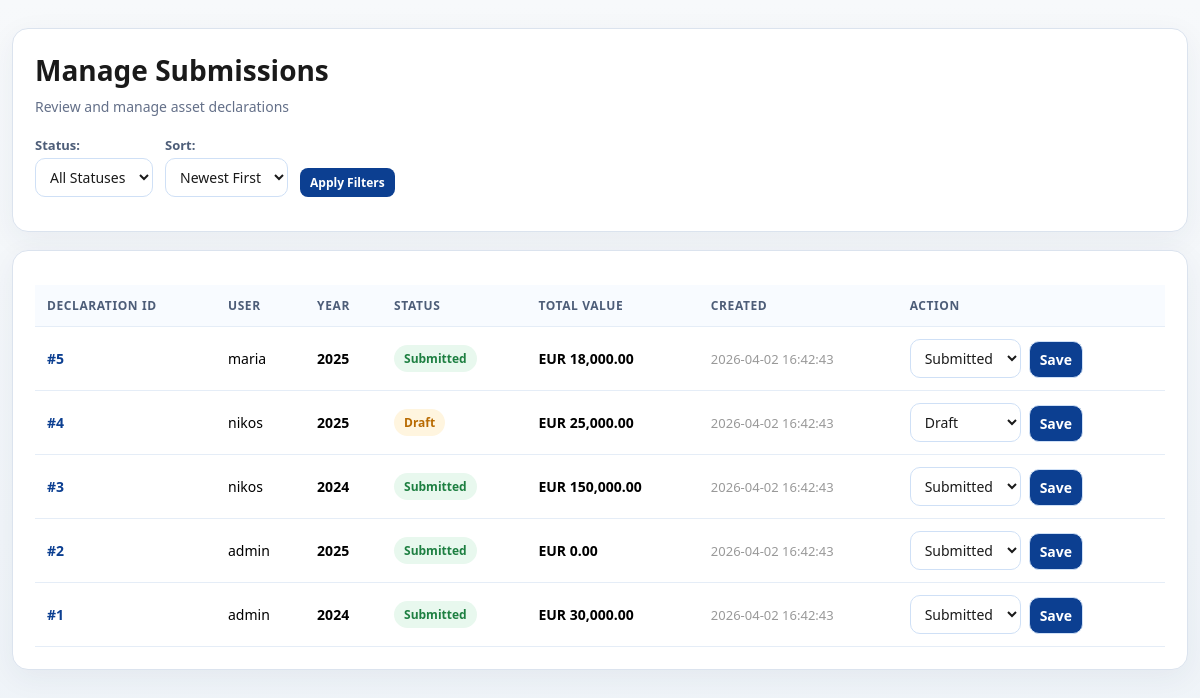
The page /admin/manage_submissions.php (signed in) on the database its author committed.
### tables this page shows
CREATE TABLE declarations (
    id INT AUTO_INCREMENT PRIMARY KEY,
    user_id INT DEFAULT NULL,
    politician_id INT DEFAULT NULL,
    title VARCHAR(150) DEFAULT NULL,
    details TEXT DEFAULT NULL,
    year YEAR NOT NULL,
    status ENUM('draft', 'submitted') DEFAULT 'draft',
    created_at TIMESTAMP DEFAULT CURRENT_TIMESTAMP,
    FOREIGN KEY (user_id) REFERENCES users(id) ON DELETE SET NULL,
    FOREIGN KEY (politician_id) REFERENCES politicians(id) ON DELETE CASCADE
);

### admin/manage_submissions.php (the view, shortened to what this page needs)
<?php
require_once __DIR__ . '/../includes/db.php';
$status = trim($_GET['status'] ?? '');
$status = in_array($status, ['draft', 'submitted'], true) ? $status : '';
$order = trim($_GET['order'] ?? 'newest');
$orderMode = $order === 'oldest' ? 'oldest' : 'newest';
$stmt = $pdo->prepare(
    'SELECT d.id, d.year, d.status, d.created_at, u.username, COALESCE(SUM(a.value),0) AS total
     FROM declarations d
     INNER JOIN politicians p ON p.id = d.politician_id
     INNER JOIN users u ON u.id = p.user_id
     LEFT JOIN assets a ON a.declaration_id = d.id
     WHERE (:has_status = 0 OR d.status = :status)
     GROUP BY d.id, d.year, d.status, d.created_at, u.username
     ORDER BY
       CASE WHEN :order_mode = "oldest" THEN d.created_at END ASC,
       CASE WHEN :order_mode = "newest" THEN d.created_at END DESC,
       CASE WHEN :order_mode = "oldest" THEN d.id END ASC,
       CASE WHEN :order_mode = "newest" THEN d.id END DESC
        '
);
$stmt->execute([
    'has_status' => $status === '' ? 0 : 1,
    'status' => $status === '' ? 'draft' : $status,
    'order_mode' => $orderMode,
]);
$rows = $stmt->fetchAll();
function esc(string $v): string { return htmlspecialchars($v, ENT_QUOTES, 'UTF-8'); }
?>
<!doctype html><html lang="en"><head><meta charset="UTF-8"><meta name="viewport" content="width=device-width, initial-scale=1.0"><title>Manage Submissions</title><link rel="stylesheet" href="../assets/css/admin.css"></head><body>
<main class="page-wrap">
<section class="card">
<div class="card-header">
    <h1>Manage Submissions</h1>
    <p class="card-subtitle">Review and manage asset declarations</p>
</div>
<form method="GET" class="filter-bar">
    <div class="filter-group">
        <label for="status-filter">Status:</label>
        <select id="status-filter" name="status">
            <option value="">All Statuses</option>
        </select>
    </div>
    <div class="filter-group">
        <label for="order-filter">Sort:</label>
        <select id="order-filter" name="order">
            <option value="newest" <?= $order === 'newest' ? 'selected' : '' ?>>Newest First</option>
        </select>
    </div>
    <button type="submit" class="btn btn-sm btn-primary">Apply Filters</button>
</form>
</section>
<section class="card">
<div class="table-wrap">
<table class="data-table">
<thead><tr><th>Declaration ID</th><th>User</th><th>Year</th><th>Status</th><th>Total Value</th><th>Created</th><th>Action</th></tr></thead><tbody>
<?php if (count($rows) === 0): ?>
    <tr><td colspan="7" class="text-center text-muted">No submissions found</td></tr>
<?php else: ?>
    <?php foreach ($rows as $row): ?>
    <tr>
    <td><a href="../modules/declaration.php?id=<?= (int)$row['id'] ?>" class="link-primary"><strong>#<?= (int)$row['id'] ?></strong></a></td>
    <td><?= esc((string)$row['username']) ?></td>
    <td><strong><?= esc((string)$row['year']) ?></strong></td>
    <td><span class="status-badge status-<?= strtolower($row['status']) ?>"><?= ucfirst(esc((string)$row['status'])) ?></span></td>
    <td><strong>EUR <?= number_format((float)$row['total'],2) ?></strong></td>
    <td><small class="text-muted"><?= esc((string)$row['created_at']) ?></small></td>
    <td><form method="POST" class="inline-form"><input type="hidden" name="id" value="<?= (int)$row['id'] ?>"><div class="action-select"><select name="status" class="select-sm"><option value="draft" <?= $row['status'] === 'draft' ? 'selected' : '' ?>>Draft</option><option value="submitted" <?= $row['status'] === 'submitted' ? 'selected' : '' ?>>Submitted</option></select><button type="submit" class="btn btn-sm btn-primary">Save</button></div></form></td>
    </tr>
    <?php endforeach; ?>
<?php endif; ?>
</tbody></table></div></section></main>
</body></html>

### assets/css/admin.css (style rules this page uses)
* { box-sizing: border-box; }
body { margin: 0; font-family: "Segoe UI", Tahoma, Geneva, Verdana, sans-serif; background: linear-gradient(180deg, #f7f9fb 0%, #eef3f8 100%); min-height: 100vh; display: flex; flex-direction: column; }
.page-wrap { width: min(1200px, 100% - 24px); margin: 28px auto 48px; display: grid; gap: 18px; }
.card { background: #fff; border: 1px solid #dbe3ee; border-radius: 16px; padding: 22px; box-shadow: 0 8px 30px rgba(28, 48, 77, 0.06); }
.card h1 { margin-top: 0; margin-bottom: 8px; color: #1a1a1a; font-size: 28px; }
.card-header { margin-bottom: 20px; }
.card-subtitle { margin: 4px 0 0; color: #647089; font-size: 14px; }
.filter-bar { display: flex; align-items: flex-end; gap: 12px; flex-wrap: wrap; padding-bottom: 12px; }
.filter-group { display: flex; flex-direction: column; gap: 4px; }
.filter-group label { font-weight: 600; font-size: 13px; color: #4d5d78; }
.filter-form select, .filter-form button, .filter-group select, .inline-form select, .inline-form button { border: 1px solid #cfe0f6; border-radius: 10px; padding: 8px 10px; font-size: 14px; }
input[type="text"], input[type="email"], input[type="password"], input[type="number"], select, button { font-family: inherit; }
input[type="text"], input[type="email"], input[type="password"], input[type="number"], select { width: 100%; border: 1px solid #cfe0f6; border-radius: 8px; padding: 10px 12px; font-size: 14px; color: #1a1a1a; background: #fff; transition: border-color 0.2s ease; }
.btn { border: none; border-radius: 8px; padding: 10px 16px; font-size: 14px; font-weight: 600; cursor: pointer; transition: all 0.2s ease; display: inline-flex; align-items: center; justify-content: center; gap: 6px; text-decoration: none; }
.btn-primary { background: #0c3f91; color: #fff; }
.btn-sm { padding: 6px 10px; font-size: 12px; }
.link-primary { color: #0c3f91; text-decoration: none; font-weight: 600; }
.table-wrap { overflow-x: auto; margin-top: 12px; }
table { width: 100%; border-collapse: collapse; min-width: 1050px; }
.data-table { font-size: 14px; }
th, td { text-align: left; padding: 12px; border-bottom: 1px solid #e5edf7; }
thead th { text-transform: uppercase; letter-spacing: 0.05em; font-size: 12px; color: #4d5d78; font-weight: 600; background: #f8fbff; }
.status-draft { background: #fff5df; color: #b86a00; }
.status-submitted { background: #e8f8ee; color: #1d7f41; }
.status-badge { display: inline-flex; padding: 5px 10px; border-radius: 999px; text-transform: capitalize; font-size: 12px; font-weight: 600; }
.status-badge.status-draft { background: #fff5df; color: #b86a00; }
.status-badge.status-submitted { background: #e8f8ee; color: #1d7f41; }
.inline-form { display: flex; gap: 8px; flex-wrap: wrap; }
.action-select { display: flex; gap: 8px; align-items: flex-end; }
.select-sm { min-width: 100px; }
.text-muted { color: #999; font-size: 13px; }

### rows shown on the page
declarations: id "5", username "maria", year "2025", status "Submitted", total "18,000.00", created_at "2026-04-02 16:42:43"
declarations: id "4", username "nikos", year "2025", status "Draft", total "25,000.00", created_at "2026-04-02 16:42:43"
declarations: id "3", username "nikos", year "2024", status "Submitted", total "150,000.00", created_at "2026-04-02 16:42:43"
declarations: id "2", username "admin", year "2025", status "Submitted", total "0.00", created_at "2026-04-02 16:42:43"
declarations: id "1", username "admin", year "2024", status "Submitted", total "30,000.00", created_at "2026-04-02 16:42:43"
